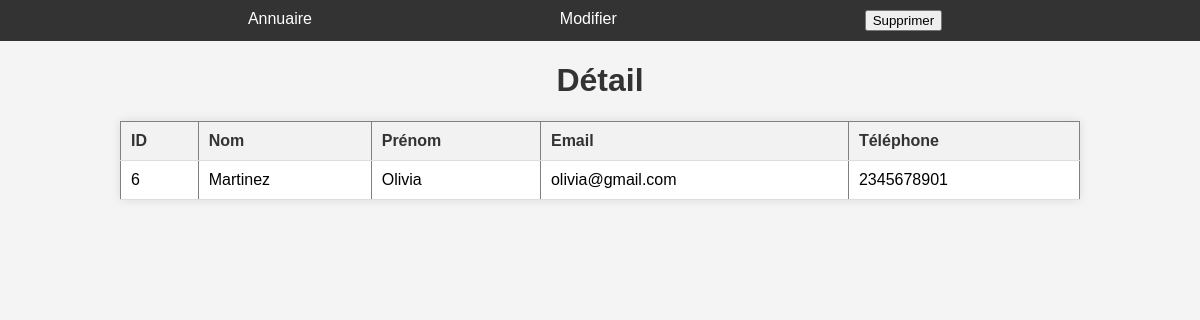
Screenshot of /contact_details/6 with the database file from the repository.
### tables this page shows
CREATE TABLE contacts (
            id INTEGER PRIMARY KEY AUTOINCREMENT,
            nom TEXT,
            prenom TEXT,
            email TEXT,
            telephone TEXT
        );

### app.py (the view)
@app.route('/contact_details/<int:contact_id>', methods=['GET'])
def contact_details(contact_id):
    conn = connect_to_database()
    cursor = conn.cursor()
    cursor.execute('SELECT * FROM contacts WHERE id =?', (contact_id,))
    detail = cursor.fetchone()
    conn.close()
    return render_template('detail.html', detail=[detail])

### app.py (called while the page is built)
def connect_to_database(): # connexion à la base de données
    conn = sqlite3.connect('../Projet_Python/carnet_adresses.db')
    cursor = conn.cursor() # création d'un objet cursor qui peremt de récupérer les données de la base de données
    cursor.execute('''
        CREATE TABLE IF NOT EXISTS contacts (
            id INTEGER PRIMARY KEY AUTOINCREMENT,
            nom TEXT,
            prenom TEXT,
            email TEXT,
            telephone TEXT
        )
    ''') # création d'une table contacts si n'existe pas
    conn.commit() # enregistrement de la table contacts
    return conn # connexion à la base de données

### templates/detail.html (shortened to what this page needs)
<!DOCTYPE html>
<html>
  <head>
    <link
      rel="stylesheet"
      href="{{ url_for('static', filename='styles.css') }}"
    />
  </head>
  {% for detail in detail %}
  <body>
    <nav>
      <ul class="menu">
        <li><a href="/">Annuaire</a></li>
        <li>
          <a href="{{ url_for('modifier_contact', contact_id=detail[0]) }}"
            >Modifier</a
          >
        </li>
        <li><button onclick="confirmerSuppression()">Supprimer</button></li>
      </ul>
    </nav>
    <h1>Détail</h1>
    <table border="1">
      <thead>
        <tr>
          <th>ID</th>
          <th>Nom</th>
          <th>Prénom</th>
          <th>Email</th>
          <th>Téléphone</th>
        </tr>
      </thead>
      <tbody>
        <tr>
          <td>{{ detail[0] }}</td>
          <td>{{ detail[1] }}</td>
          <td>{{ detail[2] }}</td>
          <td>{{ detail[3] }}</td>
          <td>{{ detail[4] }}</td>
        </tr>
      </tbody>
    </table>
  </body>
  {% endfor %}
</html>

### static/styles.css (style rules this page uses)
body { font-family: Arial, sans-serif; background-color: #f4f4f4; margin: 0; padding: 0; }
h1 { text-align: center; color: #333; }
table { width: 80%; margin: 20px auto; border-collapse: collapse; box-shadow: 0 0 10px rgba(0, 0, 0, 0.1); background-color: #fff; }
th, td { padding: 10px; border-bottom: 1px solid #ddd; text-align: left; }
th { background-color: #f2f2f2; color: #333; }
nav { background-color: #333; }
.menu { list-style-type: none; margin: 0; padding: 10px; display: flex; justify-content: space-evenly; }
.menu li { display: inline; margin-right: 10px; }
.menu li a { color: white; text-decoration: none; }

### rows the page displays
contacts: id "6", nom "Martinez", prenom "Olivia", email "olivia@gmail.com", telephone "2345678901"
